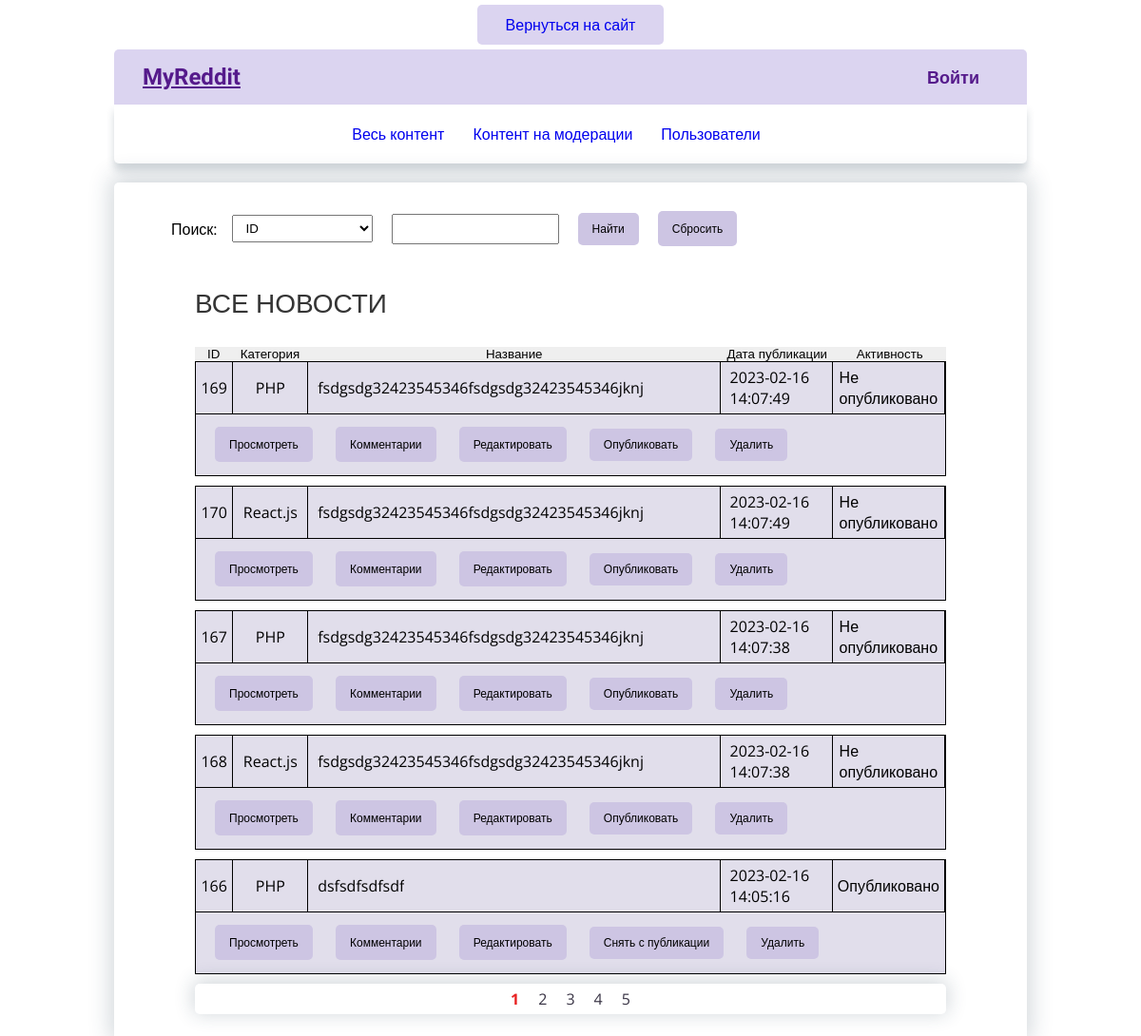
/admin (signed in), run on an earlier commit of the app's database.
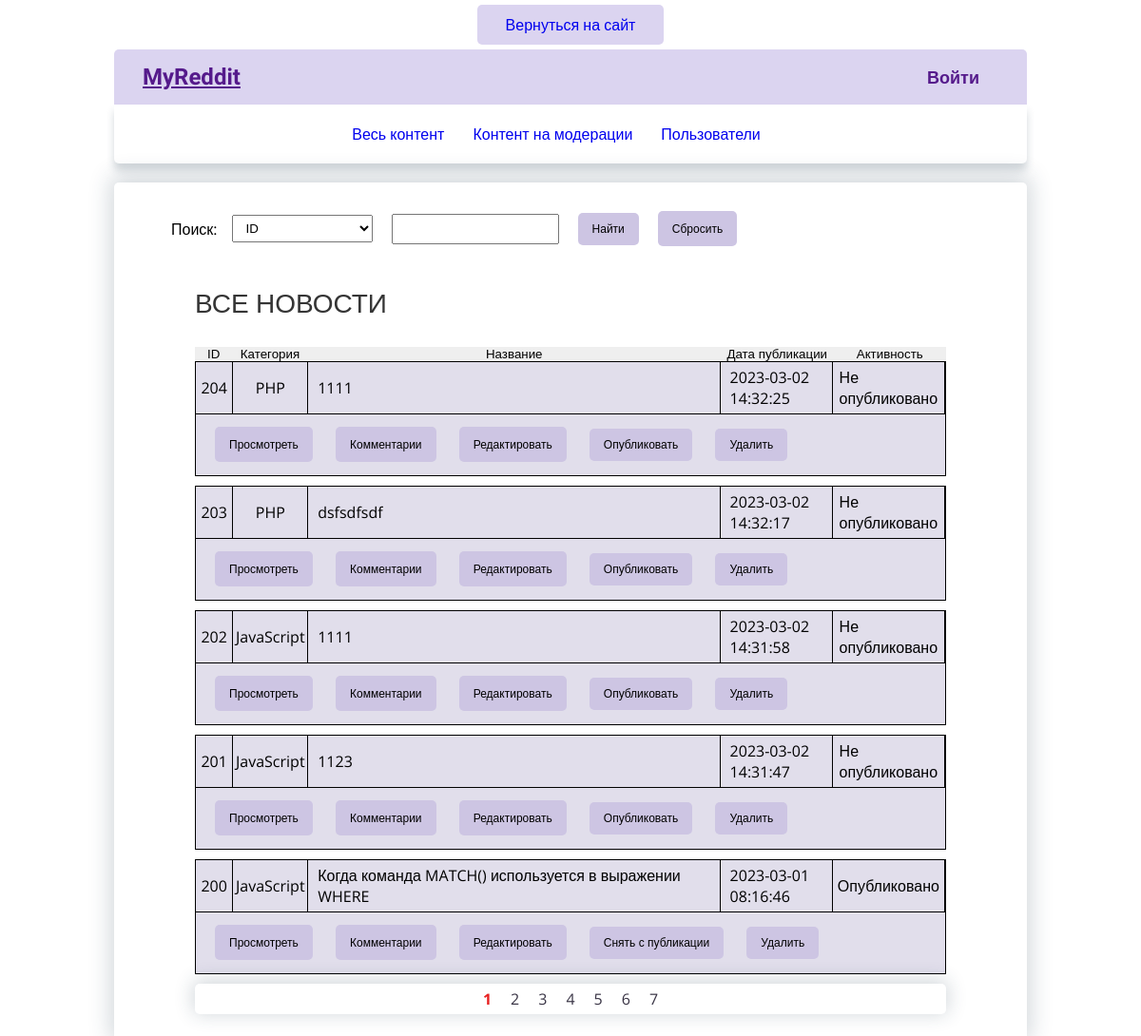
And on a later commit of the database.
### tables this page shows
CREATE TABLE `news` (
  `idNews` int NOT NULL,
  `idCategory` int NOT NULL,
  `theme` varchar(255) NOT NULL,
  `pictureLink` varchar(255) DEFAULT NULL,
  `textContent` varchar(2000) NOT NULL,
  `idUser` int NOT NULL,
  `createDate` timestamp NOT NULL DEFAULT CURRENT_TIMESTAMP,
  `changeDate` timestamp NULL DEFAULT NULL,
  `likeCount` int DEFAULT NULL,
  `moderationStatus` tinyint NOT NULL DEFAULT '0'
);

CREATE TABLE `category` (
  `idCategory` int NOT NULL,
  `categoryName` varchar(255) NOT NULL
);

### application/core/view.php (called while the page is built, shortened)
<?php
class View
{
	function generate($content_view, $template_view, $data = null)
	{
		include 'application/views/'.$template_view;
	}
}

### application/core/route.php (called while the page is built, shortened)
<?php
class Route
{
	static function start()
	{
		$action_name = 'index';
		$action_name = 'action_'.$action_name;
		$controller = new $controller_name();
		$controller->$action_name();
	}
}

### application/bootstrap.php (called while the page is built, shortened)
<?php
Route::start();

### index.php (called while the page is built, shortened)
<?php
require_once 'application/bootstrap.php';

### application/core/model.php (called while the page is built, shortened)
<?php
class Model
{
	private static $connect;
	public function __construct()
	{
		if(!self::$connect){
			self::$connect = mysqli_connect('localhost', 'root', '', 'myReddit');
		}
	}
	protected function get_many($query){
		try{
			if($result = mysqli_query(self::$connect,$query)){
				$data = mysqli_fetch_all($result,MYSQLI_ASSOC);
			}else{
				throw new \Exception(mysqli_error(self::$connect));
			}
			return $data;
		}catch(\Throwable $e){
			echo $e->getMessage();
		}
	}
}

### application/models/model_admin.php (called while the page is built, shortened)
<?php
class Model_Admin extends Model
{
  public $itemperpage = ITEMS_PER_PAGE;
  public function dataQuerySQL ($sortBY, $firstNumber, $where=null){
    return "SELECT * FROM news
    INNER JOIN category
      ON news.idCategory = category.idCategory
    INNER JOIN user
      ON news.idUser = user.idUser
      $where
    ORDER BY $sortBY DESC LIMIT $firstNumber,  $this->itemperpage";
  }
	public function get_dataPage($page)
	{
    $firstNumber = ($page - 1) *  $this->itemperpage;
    $sortBY = isset($_SESSION['sortMainNews'])?$_SESSION['sortMainNews']:'createDate';
    $sql = $this->dataQuerySQL($sortBY, $firstNumber);
    $data['news']= $this->get_many($sql);;
    $sql2 = "SELECT COUNT(*) FROM news ";
    $pageCount = $this->get_count($sql2);
    $data['pagesCount'] = ceil($pageCount/ $this->itemperpage) ;
		return $data;
	}
}

### application/views/admin_main_view.php (the view, shortened to what the changed rows need)
<div class="news_container">
    <?php
        if(empty($news)){
            echo "<h1>Все новости</h1>";
            echo "<div class='no_news'>Нет новостей...</div>";
        }else{
            echo "<h1>Все новости</h1>"; ?>
            <?php
            foreach($news as $row)
            {   ?>
                <div class="news_container_admin">
                    <div class="news_meta_admin">
                        <div class="news_id_admin"><?=$row['idNews']?></div>
                        <div class="news_category_admin"><?=$row['categoryName']?></div>
                        <div class="news_title_admin">
                            <p class="news_title_admin_p"><?=trim($row['theme'],"\"") ?></p>
                        </div>
                        <div class="news_create_admin"><?=$row['createDate']?></div>
                        <div class="news_status_admin"><?=$row['moderationStatus']==1?'Опубликовано':'Не опубликовано'?></div>
                    </div>
                    <div class="news_controls_btns">
                        <a class="control_btn_admin" href="/admin/detailNews/?idNews=<?=$row['idNews']?>" data-id="<?=$row['idNews']?>" >Просмотреть</a>
                        <a class="control_btn_admin" data-id="<?=$row['idNews']?>" >Комментарии</a>
                        <a class="control_btn_admin" href="/admin/editNews/?idNews=<?=$row['idNews']?>" data-id="<?=$row['idNews']?>" >Редактировать</a>
                        <?php
                            if($row['moderationStatus']==0){?>
                                <button onclick='publishNews()' class='control_btn_admin' data-id='<?=$row['idNews']?>' >Опубликовать</button>
                           <?php }elseif($row['moderationStatus']==1){?>
                                <button onclick='sendForModerationNews()' class='control_btn_admin' data-id='<?=$row['idNews']?>' >Снять с публикации</button>
                          <?php  }
                        ?>
                        <button onclick="deleteNews()" class="control_btn_admin" data-id="<?=$row['idNews']?>" >Удалить</button>
                    </div>
                </div>
            <?php }
    }
    ?>
     <div class="pagination">
        <?php
        if(isset($_SESSION['url'])){
            $url = '?'.$_SESSION['url'].'&p=';
        }else{
            $url = '?p=';
        }
        for ($i = 1; $i <= $pagesCount; $i++){
            if (($i == (isset($_GET['p'])?$_GET['p']:1))){?>
                <a class="pagination_link visit_link" href ="<?='/admin/allNews/'.$url.$i?>"><?=$i?></a>
           <?php } else {
                ?>
        <a class="pagination_link" href ="<?='/admin/allNews/'.$url.$i?>"><?=$i?></a>
        <?php
            }
        }
        ?>
    </div>
</div>

What changed in the data, as far as the page shows it:
removed news: idNews "169", idCategory.categoryName "PHP", theme "fsdgsdg32423545346fsdgsdg32423545346jknj", createDate "2023-02-16 14:07:49", moderationStatus "Не опубликовано"
removed news: idNews "170", idCategory.categoryName "React.js", theme "fsdgsdg32423545346fsdgsdg32423545346jknj", createDate "2023-02-16 14:07:49", moderationStatus "Не опубликовано"
removed news: idNews "167", idCategory.categoryName "PHP", theme "fsdgsdg32423545346fsdgsdg32423545346jknj", createDate "2023-02-16 14:07:38", moderationStatus "Не опубликовано"
removed news: idNews "168", idCategory.categoryName "React.js", theme "fsdgsdg32423545346fsdgsdg32423545346jknj", createDate "2023-02-16 14:07:38", moderationStatus "Не опубликовано"
no longer on this page (row unchanged): news: idNews "166", idCategory.categoryName "PHP", theme "dsfsdfsdfsdf", createDate "2023-02-16 14:05:16", moderationStatus "Опубликовано"
added news: idNews "204", idCategory.categoryName "PHP", theme "1111", createDate "2023-03-02 14:32:25", moderationStatus "Не опубликовано"
added news: idNews "203", idCategory.categoryName "PHP", theme "dsfsdfsdf", createDate "2023-03-02 14:32:17", moderationStatus "Не опубликовано"
added news: idNews "202", idCategory.categoryName "JavaScript", theme "1111", createDate "2023-03-02 14:31:58", moderationStatus "Не опубликовано"
added news: idNews "201", idCategory.categoryName "JavaScript", theme "1123", createDate "2023-03-02 14:31:47", moderationStatus "Не опубликовано"
added news: idNews "200", idCategory.categoryName "JavaScript", theme "Когда команда MATCH() используется в выражении WHERE", createDate "2023-03-01 08:16:46", moderationStatus "Опубликовано"
Also different on the page:
new list line: "6"
new list line: "7"
